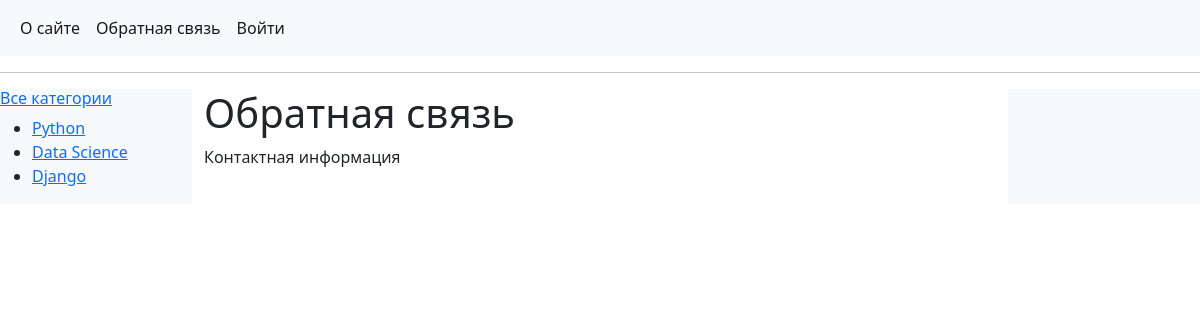
Page /contact/ on the committed database.
### books/models.py (models this page shows, shortened)
class Category(models.Model):
    name = models.CharField(max_length=100, db_index=True, verbose_name='Категории')
    slug = models.SlugField(max_length=100, unique=True, db_index=True, verbose_name='URL')
    def get_absolute_url(self):
        return reverse('category', kwargs={'cat_id': self.pk})
    class Meta:
        verbose_name = 'Категория'
        verbose_name_plural = 'Категории'
        ordering = ['id']

### books/views.py (the view)
# urls.py: path('contact/', contact, name='contact'),
def contact(request):
    cats = Category.objects.all()
    context = {
        'cats': cats,
        'menu': menu,
        'title': 'Обратная связь',
    }
    return render(request, 'books/contact.html', context=context)

### books/templates/books/contact.html
{% extends 'books/base.html' %}
{% block content %}
<h1>{{title}}</h1>
<p>Контактная информация</p>
{% endblock %}

### books/templates/books/base.html (shortened to what this page needs)
{% load static %}
<!DOCTYPE html>
<html lang="en">
<head>
    <link href="https://cdn.jsdelivr.net/npm/bootstrap@5.2.1/dist/css/bootstrap.min.css" rel="stylesheet"
>
</head>
<body>
<nav class="navbar navbar-expand-lg bg-light">
    <div class="container-fluid">
        <div class="collapse navbar-collapse" id="navbarSupportedContent">
            <ul class="navbar-nav me-auto mb-2 mb-lg-0">
                {% for m in menu %}
                <li class="nav-item">
                    <a class="nav-link active" aria-current="page" href="{% url m.url_name %}">{{m.title}}</a>
                </li>
                {% endfor %}
            </ul>
        </div>
    </div>
</nav>
<hr>
<div class="content-fluid">
    <div class="row">
        <div class="col-md-2" style="background-color: #f8f9fa">
            <h6><a href="{% url 'book_list' %}">Все категории</a></h6>
            <ul>
                {% for c in cats %}
                <li><a href="{{ c.get_absolute_url }}">{{c.name}}</a></li>
                {% endfor %}
            </ul>
        </div>
        <div class="col-md-8">
            {% block content %}
            {% endblock content %}
        </div>
        <div class="col-md-2" style="background-color: #f8f9fa"></div>
    </div>
</div>
</body>
</html>

### rows in the picture
Category: name "Python"
Category: name "Data Science"
Category: name "Django"

### other values in the picture
{{ m.title }} "О сайте" "Обратная связь" "Войти"
{{ title }} "Обратная связь"
